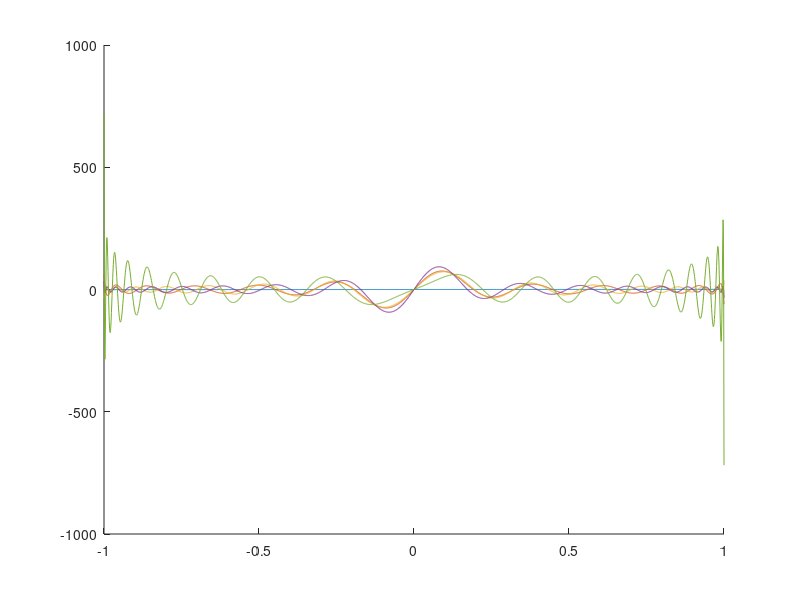

The MATLAB source for this figure:
clear, clc;

hold on
for n = 0:25:100
    mat = zeros(n + 1, n + 1);
    vec = zeros(n + 1, 0);

    vec(2, 1) = 1;
    for i = 0:n
        for j = 0:n
            mat(i + 1, j + 1) = (1 - (-1)^(i + j + 1))/(i + j + 1);
        end
    end

    a = mat\vec;
    pola = fliplr(a');

    x = -1:0.001:1;
    plot(x, polyval(pola, x));
end
hold off